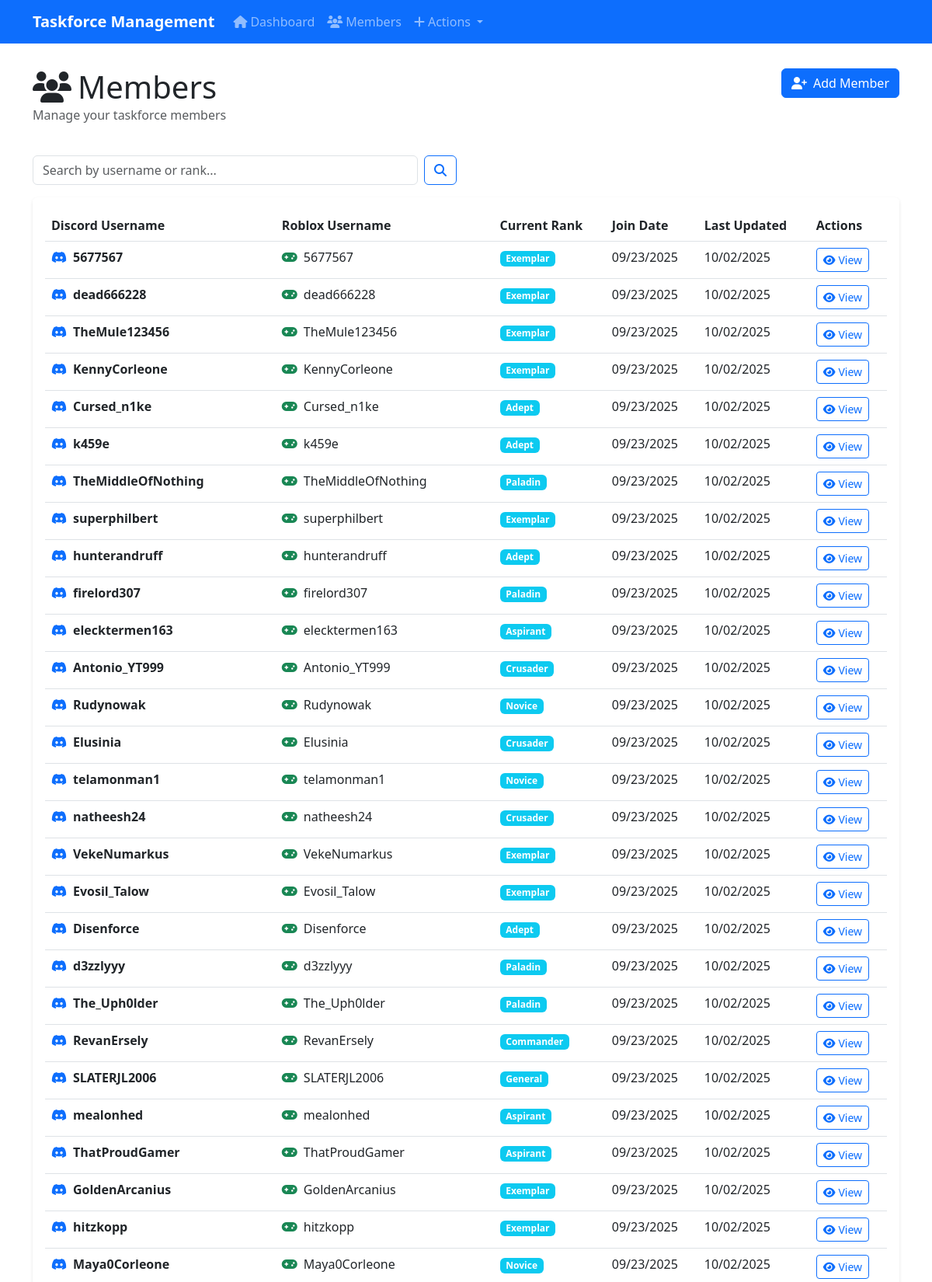
/members (upper part), run on the app's committed database.
### database/models.py (models this page shows, shortened)
class Member(db.Model):
    __tablename__ = 'members'
    id = db.Column(db.Integer, primary_key=True)
    discord_username = db.Column(db.String(100), nullable=False, unique=True)
    discord_id = db.Column(db.String(50), nullable=True, unique=True)
    roblox_username = db.Column(db.String(100), nullable=True)
    roblox_id = db.Column(db.String(50), nullable=True)
    current_rank = db.Column(db.String(100), nullable=False, default='Aspirant')
    join_date = db.Column(db.DateTime, nullable=False, default=datetime.utcnow)
    last_updated = db.Column(db.DateTime, nullable=False, default=datetime.utcnow)
    is_active = db.Column(db.Boolean, default=True)
    activities = db.relationship('ActivityLog', backref='member', lazy=True, cascade='all, delete-orphan')
    promotions = db.relationship('PromotionLog', backref='member', lazy=True, cascade='all, delete-orphan')

### app.py (the view)
@app.route('/members')
def members():
    search = request.args.get('search', '')
    if search:
        members = Member.query.filter(
            (Member.discord_username.contains(search)) |
            (Member.roblox_username.contains(search)) |
            (Member.current_rank.contains(search))
        ).filter_by(is_active=True).all()
    else:
        members = Member.query.filter_by(is_active=True).all()
    return render_template('members.html', members=members, search=search)

### templates/members.html (shortened to what this page needs)
{% extends "base.html" %}
{% block content %}
<div class="row mb-4">
    <div class="col-md-6">
        <h1 class="mb-0">
            <i class="fas fa-users me-2"></i>Members
        </h1>
        <p class="text-muted">Manage your taskforce members</p>
    </div>
    <div class="col-md-6 text-end">
        <a href="{{ url_for('add_member') }}" class="btn btn-primary">
            <i class="fas fa-user-plus me-2"></i>Add Member
        </a>
    </div>
</div>
<div class="row mb-3">
    <div class="col-md-6">
        <form method="GET" class="d-flex">
            <input class="form-control me-2" type="search" name="search" placeholder="Search by username or rank..." value="{{ search }}">
            <button class="btn btn-outline-primary" type="submit">
                <i class="fas fa-search"></i>
            </button>
        </form>
    </div>
</div>
<div class="card">
    <div class="card-body">
        {% if members %}
            <div class="table-responsive">
                <table class="table table-hover">
                    <thead>
                        <tr>
                            <th>Discord Username</th>
                            <th>Roblox Username</th>
                            <th>Current Rank</th>
                            <th>Join Date</th>
                            <th>Last Updated</th>
                            <th>Actions</th>
                        </tr>
                    </thead>
                    <tbody>
                        {% for member in members %}
                            <tr>
                                <td>
                                    <div class="d-flex align-items-center">
                                        <i class="fab fa-discord me-2 text-primary"></i>
                                        <strong>{{ member.discord_username }}</strong>
                                    </div>
                                </td>
                                <td>
                                    {% if member.roblox_username %}
                                        <div class="d-flex align-items-center">
                                            <i class="fas fa-gamepad me-2 text-success"></i>
                                            {{ member.roblox_username }}
                                        </div>
                                    {% else %}
                                        <span class="text-muted">Not set</span>
                                    {% endif %}
                                </td>
                                <td>
                                    <span class="badge bg-info">{{ member.current_rank }}</span>
                                </td>
                                <td>{{ member.join_date.strftime('%m/%d/%Y') }}</td>
                                <td>{{ member.last_updated.strftime('%m/%d/%Y') }}</td>
                                <td>
                                    <a href="{{ url_for('member_detail', member_id=member.id) }}" class="btn btn-sm btn-outline-primary">
                                        <i class="fas fa-eye me-1"></i>View
                                    </a>
                                </td>
                            </tr>
                        {% endfor %}
                    </tbody>
                </table>
            </div>
        {% endif %}
    </div>
</div>
{% endblock %}

### templates/base.html (style rules this page uses)
.card { box-shadow: 0 2px 4px rgba(0,0,0,0.1); border: none; }
.btn-primary { background-color: #0d6efd; border-color: #0d6efd; }

### data on the page
Member: discord_username "5677567", roblox_username "5677567", current_rank "Exemplar", join_date "09/23/2025", last_updated "10/02/2025"
Member: discord_username "dead666228", roblox_username "dead666228", current_rank "Exemplar", join_date "09/23/2025", last_updated "10/02/2025"
Member: discord_username "TheMule123456", roblox_username "TheMule123456", current_rank "Exemplar", join_date "09/23/2025", last_updated "10/02/2025"
Member: discord_username "KennyCorleone", roblox_username "KennyCorleone", current_rank "Exemplar", join_date "09/23/2025", last_updated "10/02/2025"
Member: discord_username "Cursed_n1ke", roblox_username "Cursed_n1ke", current_rank "Adept", join_date "09/23/2025", last_updated "10/02/2025"
Member: discord_username "k459e", roblox_username "k459e", current_rank "Adept", join_date "09/23/2025", last_updated "10/02/2025"
Member: discord_username "TheMiddleOfNothing", roblox_username "TheMiddleOfNothing", current_rank "Paladin", join_date "09/23/2025", last_updated "10/02/2025"
Member: discord_username "superphilbert", roblox_username "superphilbert", current_rank "Exemplar", join_date "09/23/2025", last_updated "10/02/2025"
Member: discord_username "hunterandruff", roblox_username "hunterandruff", current_rank "Adept", join_date "09/23/2025", last_updated "10/02/2025"
Member: discord_username "firelord307", roblox_username "firelord307", current_rank "Paladin", join_date "09/23/2025", last_updated "10/02/2025"
Member: discord_username "elecktermen163", roblox_username "elecktermen163", current_rank "Aspirant", join_date "09/23/2025", last_updated "10/02/2025"
Member: discord_username "Antonio_YT999", roblox_username "Antonio_YT999", current_rank "Crusader", join_date "09/23/2025", last_updated "10/02/2025"
Member: discord_username "Rudynowak", roblox_username "Rudynowak", current_rank "Novice", join_date "09/23/2025", last_updated "10/02/2025"
Member: discord_username "Elusinia", roblox_username "Elusinia", current_rank "Crusader", join_date "09/23/2025", last_updated "10/02/2025"
Member: discord_username "telamonman1", roblox_username "telamonman1", current_rank "Novice", join_date "09/23/2025", last_updated "10/02/2025"
Member: discord_username "natheesh24", roblox_username "natheesh24", current_rank "Crusader", join_date "09/23/2025", last_updated "10/02/2025"
Member: discord_username "VekeNumarkus", roblox_username "VekeNumarkus", current_rank "Exemplar", join_date "09/23/2025", last_updated "10/02/2025"
Member: discord_username "Evosil_Talow", roblox_username "Evosil_Talow", current_rank "Exemplar", join_date "09/23/2025", last_updated "10/02/2025"
Member: discord_username "Disenforce", roblox_username "Disenforce", current_rank "Adept", join_date "09/23/2025", last_updated "10/02/2025"
Member: discord_username "d3zzlyyy", roblox_username "d3zzlyyy", current_rank "Paladin", join_date "09/23/2025", last_updated "10/02/2025"
Member: discord_username "The_Uph0lder", roblox_username "The_Uph0lder", current_rank "Paladin", join_date "09/23/2025", last_updated "10/02/2025"
Member: discord_username "RevanErsely", roblox_username "RevanErsely", current_rank "Commander", join_date "09/23/2025", last_updated "10/02/2025"
Member: discord_username "SLATERJL2006", roblox_username "SLATERJL2006", current_rank "General", join_date "09/23/2025", last_updated "10/02/2025"
Member: discord_username "mealonhed", roblox_username "mealonhed", current_rank "Aspirant", join_date "09/23/2025", last_updated "10/02/2025"
Member: discord_username "ThatProudGamer", roblox_username "ThatProudGamer", current_rank "Aspirant", join_date "09/23/2025", last_updated "10/02/2025"
Member: discord_username "GoldenArcanius", roblox_username "GoldenArcanius", current_rank "Exemplar", join_date "09/23/2025", last_updated "10/02/2025"
Member: discord_username "hitzkopp", roblox_username "hitzkopp", current_rank "Exemplar", join_date "09/23/2025", last_updated "10/02/2025"
Member: discord_username "Maya0Corleone", roblox_username "Maya0Corleone", current_rank "Novice", join_date "09/23/2025", last_updated "10/02/2025"
